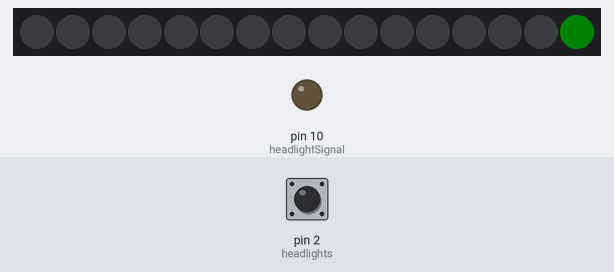
A program run on a simulated Arduino Nano, built with avr-gcc and run on an emulated ATmega328P. Parts: 16 RGB LEDs in strip order, left to right, output pins drawn as LEDs (lit = HIGH). The inputs (shaded band) are chosen by the test bench; at power-on: pin 2 (headlights) HIGH. Dim RGB values are drawn brighter than linear.

Above: at 1.74 s.
3.0 s: pin 2 (headlights) pulled LOW for 0.15 s
At 4.2 s:
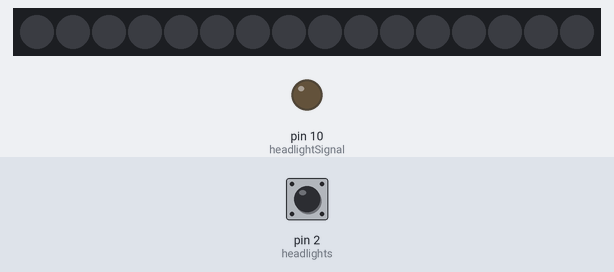
4.6 s: pin 2 (headlights) pulled LOW for 3.2 s
At 5.9 s:
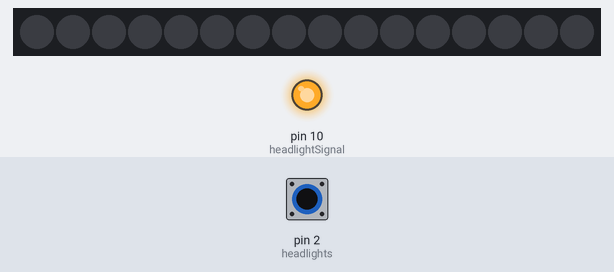
Timing chart, 0 to 9.3 s (numbered marks = the images above; inputs shaded):
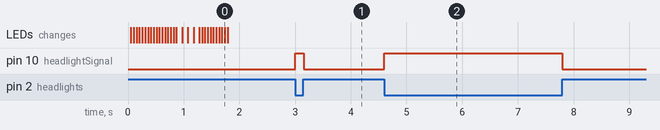

Measured:
- after the input at 3.0 s, pin 10 (headlightSignal): LOW → HIGH at once, → LOW 0.15 s later
- after the input at 4.6 s, pin 10 (headlightSignal): LOW → HIGH at once, → LOW 3.2 s later

The program:

main.cpp
```cpp
//RPM Shift Lights using an MCP2515 CAN bus board.
//Adafruit NeoPixel LED Sticks, two 8-led RGBW warm-white sticks.
//NeoPixel codes is (#,#,#,#,#) = (numberOfLed,Red,Green,Blue,White) numberOfLed = 0-15, Color is in brightness 0-255
//4N25 Opto-coupler input for dimming. 12v on diode side, ground on switch.

#include <arduino.h>
//#include <mcp2515.h> old
#include <mcp_can.h> //library: coryjfowler/mcp_can
#include <SPI.h>
#include <Adafruit_NeoPixel.h>
#include <SoftwareSerial.h>

#define rxPin 4
#define txPin 3

// Set up a new SoftwareSerial object
SoftwareSerial softSerial (rxPin, txPin);

int RPMno = 6000;   //base RPM for LED activation
int vehicleRPM = 0; //rpm value to be provided by CAN bus
int oilTemp = 0; //oil temperature from CAN bus
int coolant = 0; // coolant temperature from CAN bus

//struct can_frame canMsg;  //old
MCP_CAN CAN0(7); // bracketed number is number of CS pin
int ex = 0;
int why = 0;
long unsigned int rxId;
unsigned char len = 0;
unsigned char rxBuf[8];

//NeoPixels
#define PIN 6
#define NUM_LEDS 16
Adafruit_NeoPixel strip = Adafruit_NeoPixel(NUM_LEDS, PIN, NEO_GRBW + NEO_KHZ800);
//full brightness
uint32_t r = strip.Color  (200, 0, 0, 0);
uint32_t g = strip.Color  (0, 180, 0, 0);
uint32_t b = strip.Color  (0, 0, 255, 0);
uint32_t w = strip.Color  (0, 0, 0, 120);
//dimmed
uint32_t rd = strip.Color (8, 0, 0, 0);
uint32_t gd = strip.Color (0, 7, 0, 0);
uint32_t bd = strip.Color (0, 0, 5, 0);
uint32_t wd = strip.Color (0, 0, 0, 3);
//off
uint32_t o = strip.Color   (0, 0, 0, 0);
int ledStatus = 0; //color state of leds
int previousledStatus = 0;
int space = 50; //delay for led startup sequence

//headlight circuit
#define headlights 2
#define headlightSignal 10
bool val = 1;
bool dimmerOutput = 0;


unsigned long millisStart = 0;
unsigned long millisTwo = 0;

void leds();
void ledsDimmed();
void dimmer();
void getMessage();
void ledStartup();

//   _____ ______ _______ _    _ _____
//  / ____|  ____|__   __| |  | |  __ \ '/'
// | (___ | |__     | |  | |  | | |__) |
//  \___ \|  __|    | |  | |  | |  ___/
//  ____) | |____   | |  | |__| | |
// |_____/|______|  |_|   \____/|_|

void setup()
{
  //initiate neopixels
  strip.begin();
  //set strip to nothing, flushes potential random colors
  strip.clear();
  strip.fill(o);
  strip.show();

  ledStartup();

  //assign I/O for headlights
  pinMode(headlights, INPUT_PULLUP); //input from radio wire
  pinMode(headlightSignal, OUTPUT); //output wire to MEGA


  //setup the CANBus module
  //mcp2515.reset();
  //mcp2515.setBitrate(CAN_500KBPS, MCP_16MHZ);
  //mcp2515.setListenOnlyMode();
  if(CAN0.begin(MCP_STDEXT, CAN_500KBPS, MCP_16MHZ) == CAN_OK) Serial.print("MCP2515 Init Okay!!\r\n");
  else Serial.print("MCP2515 Init Failed!!\r\n");
  CAN0.init_Mask(0,0,0x010F0000);                // Init first mask...
  CAN0.init_Filt(0,0,0x140);                // Init first filter...
  CAN0.init_Filt(1,0,0x360);                // Init second filter...

  CAN0.setMode(MCP_NORMAL);         // Change to normal mode to allow messages to be transmitted

  softSerial.begin(9600);
  Serial.begin(9600);

  millisStart = millis();
}


//  _      ____   ____  _____
// | |    / __ \ / __ \|  __ \ '/'
// | |   | |  | | |  | | |__) |
// | |   | |  | | |  | |  ___/
// | |___| |__| | |__| | |
// |______\____/ \____/|_|

void loop()
{
  //get CAN Message
  //if ((mcp2515.readMessage(&canMsg) == MCP2515::ERROR_OK)) {
    getMessage();
  //}
  if(millis() >= millisTwo + 1) {
    strip.clear();
    dimmer();
    if (ledStatus != previousledStatus ) {
      strip.show();
    }
   // if (dimmerOutput == 1) {
   //   digitalWrite(headlightSignal,HIGH);
   // }
   // else {
   //  digitalWrite(headlightSignal,LOW);
   // }
   previousledStatus = ledStatus;
  }

  if (millis() >= millisStart + 200) {
    softSerial.println("<");
    softSerial.println(oilTemp);
    softSerial.println(",");
    softSerial.println(coolant);
    softSerial.println(",");
    softSerial.println(vehicleRPM);
    softSerial.println(">");
    //Serial.println(vehicleRPM);

    millisStart = millis();
  }
  millisTwo = millis();
  //Serial.println(oilTemp);

}


//__      ______ _____ _____
// \ \    / / __ \_   _|  __ \ '/'
//  \ \  / / |  | || | | |  | |
//   \ \/ /| |  | || | | |  | |
//    \  / | |__| || |_| |__| |
//     \/   \____/_____|_____/
//
//            _
//  __ _  ___| |_ _ __ _ __  _ __ ___
// / _` |/ _ \ __| '__| '_ \| '_ ` _ \ '/'
//| (_| |  __/ |_| |  | |_) | | | | | |
// \__, |\___|\__|_|  | .__/|_| |_| |_|
// |___/              |_|

void getMessage (void) {           //formerly getRPM
  CAN0.readMsgBuf(&rxId, &len, rxBuf); // Read data: len = data length, buf = data byte(s)
  if (rxId == 0x140) {
    ex = rxBuf[2];
    why = rxBuf[3];
    vehicleRPM = (why & 0x3f) * 256 + ex;
  }
  if (rxId == 0x360) {
    oilTemp = (rxBuf[2]) - 40;
    coolant = (rxBuf[3]) - 40;
  }


  // if (canMsg.can_id == 0x140) {
  //  ex = canMsg.data[2];
  //  why = canMsg.data[3];
  //  //combine the 2 digit hex for field 2 and field 3 to get decimal rpm
  //  vehicleRPM = (why & 0x3f) * 256 + ex;
  //Serial.print("RPM: ");
  //Serial.println(vehicleRPM);
  //}
  // if (canMsg.can_id == 0x360) {
  //   oilTemp = (canMsg.data[2]) - 40;
  //   coolant = (canMsg.data[3]) - 40;
  //   //Serial.println("Oil:");
  //   //Serial.println(oilTemp);
  //   //Serial.println("Coolant:");
  //   //Serial.println(coolant);
  // }
}

//     _ _
//  __| (_)_ __ ___  _ __ ___   ___ _ __
// / _` | | '_ ` _ \| '_ ` _ \ / _ \ '__|
//| (_| | | | | | | | | | | | |  __/ |
// \__,_|_|_| |_| |_|_| |_| |_|\___|_|

void dimmer (void) {

  val = digitalRead(headlights);
  if (val == HIGH) {
    leds();
    //dimmerOutput = 0;
    digitalWrite(headlightSignal,LOW);
  }
  else {
    ledsDimmed();
    //dimmerOutput = 1;
    digitalWrite(headlightSignal,HIGH);
  }
}


//  _          _
// | | ___  __| |___
// | |/ _ \/ _` / __|
// | |  __/ (_| \__ \ '/'
// |_|\___|\__,_|___/  font = ogre

void leds(void) {

  if (vehicleRPM > 0 && vehicleRPM < (RPMno - 1000) )
  {
    strip.fill(o);
    ledStatus = 0;
  }

  if (vehicleRPM >= (RPMno - 1000) && vehicleRPM < (RPMno - 500) )
  {
    strip.fill(g, 15);
    ledStatus = 15;
  }

  if (vehicleRPM >= (RPMno - 500) && vehicleRPM < RPMno )
  {
    strip.fill(g, 14);
    ledStatus = 14;
  }

  if (vehicleRPM >= (RPMno) && vehicleRPM < (RPMno + 71))
  {
    strip.fill(b, 13);
    ledStatus = 13;
  }

  if (vehicleRPM >= (RPMno + 71) && vehicleRPM < (RPMno + 143))
  {
    strip.fill(b, 12);
    ledStatus = 12;
  }

  if (vehicleRPM >= (RPMno + 143) && vehicleRPM < (RPMno + 214))
  {
    strip.fill(b, 11);
    ledStatus = 11;
  }

  if (vehicleRPM >= (RPMno + 214) && vehicleRPM < (RPMno + 28))
  {
    strip.fill(b, 10);
    ledStatus = 10;
  }

  if (vehicleRPM >= (RPMno + 286) && vehicleRPM < (RPMno + 357))
  {
    strip.fill(b, 9);
    ledStatus = 9;
  }

  if (vehicleRPM >= (RPMno + 357) && vehicleRPM < (RPMno + 429))
  {
    strip.fill(b, 8);
    ledStatus = 8;
  }

  if (vehicleRPM >= (RPMno + 429) && vehicleRPM < (RPMno + 500))
  {
    strip.fill(b, 7);
    ledStatus = 7;
  }

  if (vehicleRPM >= (RPMno + 500) && vehicleRPM < (RPMno + 571))
  {
    strip.fill(b, 6);
    ledStatus = 6;
  }

  if (vehicleRPM >= (RPMno + 571) && vehicleRPM < (RPMno + 643))
  {
    strip.fill(r, 5);
    ledStatus = 5;
  }
  if (vehicleRPM >= (RPMno + 643) && vehicleRPM < (RPMno + 714))
  {
    strip.fill(r, 4);
    ledStatus = 4;
  }

  if (vehicleRPM >= (RPMno + 714) && vehicleRPM < (RPMno + 786))
  {
    strip.fill(r, 3);
    ledStatus = 3;
  }

  if (vehicleRPM >= (RPMno + 786) && vehicleRPM < (RPMno + 857))
  {
    strip.fill(r, 2);
    ledStatus = 2;
  }

  if (vehicleRPM >= (RPMno + 857) && vehicleRPM < (RPMno + 929))
  {
    strip.fill(r, 1);
    ledStatus = 1;
  }

  if (vehicleRPM >= (RPMno + 929) && vehicleRPM < (RPMno + 1000))
  {
    strip.fill(r);
    ledStatus = 16;
  }

  if (vehicleRPM >= (RPMno + 1000) && vehicleRPM < (RPMno + 1500))
  {
    strip.fill(w);
    ledStatus = 17;
  }

  if (vehicleRPM >= (RPMno + 1500) && vehicleRPM < (RPMno + 2000) )
  {
    strip.fill(o);
    ledStatus = 0;
  }

  if (vehicleRPM > 10000)
  {
    strip.fill(o);
    ledStatus = 0;
  }
}

//  _          _        ___ _                              _
// | | ___  __| |___   /   (_)_ __ ___  _ __ ___   ___  __| |
// | |/ _ \/ _` / __| / /\ / | '_ ` _ \| '_ ` _ \ / _ \/ _` |
// | |  __/ (_| \__ \/ /_//| | | | | | | | | | | |  __/ (_| |
// |_|\___|\__,_|___/___,' |_|_| |_| |_|_| |_| |_|\___|\__,_|

void ledsDimmed(void)  {

  if (vehicleRPM > 0 && vehicleRPM < (RPMno - 1000) )
  {
    strip.fill(o);
    ledStatus = 0;
  }

  if (vehicleRPM >= (RPMno - 1000) && vehicleRPM < (RPMno - 500) )
  {
    strip.fill(gd, 15);
    ledStatus = 15;
  }

  if (vehicleRPM >= (RPMno - 500) && vehicleRPM < RPMno )
  {
    strip.fill(gd, 14);
    ledStatus = 14;
  }

  if (vehicleRPM >= (RPMno) && vehicleRPM < (RPMno + 71))
  {
    strip.fill(bd, 13);
    ledStatus = 13;
  }

  if (vehicleRPM >= (RPMno + 71) && vehicleRPM < (RPMno + 143))
  {
    strip.fill(bd, 12);
    ledStatus = 12;
  }

  if (vehicleRPM >= (RPMno + 143) && vehicleRPM < (RPMno + 214))
  {
    strip.fill(bd, 11);
    ledStatus = 11;
  }

  if (vehicleRPM >= (RPMno + 214) && vehicleRPM < (RPMno + 28))
  {
    strip.fill(bd, 10);
    ledStatus = 10;
  }

  if (vehicleRPM >= (RPMno + 286) && vehicleRPM < (RPMno + 357))
  {
    strip.fill(bd, 9);
    ledStatus = 9;
  }

  if (vehicleRPM >= (RPMno + 357) && vehicleRPM < (RPMno + 429))
  {
    strip.fill(bd, 8);
    ledStatus = 8;
  }

  if (vehicleRPM >= (RPMno + 429) && vehicleRPM < (RPMno + 500))
  {
    strip.fill(bd, 7);
    ledStatus = 7;
  }

  if (vehicleRPM >= (RPMno + 500) && vehicleRPM < (RPMno + 571))
  {
    strip.fill(bd, 6);
    ledStatus = 6;
  }

  if (vehicleRPM >= (RPMno + 571) && vehicleRPM < (RPMno + 643))
  {
    strip.fill(rd, 5);
    ledStatus = 5;
  }
  if (vehicleRPM >= (RPMno + 643) && vehicleRPM < (RPMno + 714))
  {
    strip.fill(rd, 4);
    ledStatus = 4;
  }

  if (vehicleRPM >= (RPMno + 714) && vehicleRPM < (RPMno + 786))
  {
    strip.fill(rd, 3);
    ledStatus = 3;
  }

  if (vehicleRPM >= (RPMno + 786) && vehicleRPM < (RPMno + 857))
  {
    strip.fill(rd, 2);
    ledStatus = 2;
  }

  if (vehicleRPM >= (RPMno + 857) && vehicleRPM < (RPMno + 929))
  {
    strip.fill(rd, 1);
    ledStatus = 1;
  }

  if (vehicleRPM >= (RPMno + 929) && vehicleRPM < (RPMno + 1000))
  {
    strip.fill(rd);
    ledStatus = 16;
  }

  if (vehicleRPM >= (RPMno + 1000) && vehicleRPM < (RPMno + 1500))
  {
    strip.fill(wd);
    ledStatus = 17;
  }

  if (vehicleRPM >= (RPMno + 1500) && vehicleRPM < (RPMno + 2000) )
  {
    strip.fill(o);
    ledStatus = 0;
  }

  if (vehicleRPM > 10000)
  {
    strip.fill(o);
    ledStatus = 0;
  }
}

//  _          _      __ _             _
// | | ___  __| |___ / _\ |_ __ _ _ __| |_ _   _ _ __
// | |/ _ \/ _` / __|\ \| __/ _` | '__| __| | | | '_ \ '/'
// | |  __/ (_| \__ \_\ \ || (_| | |  | |_| |_| | |_) |
// |_|\___|\__,_|___/\__/\__\__,_|_|   \__|\__,_| .__/
//                                             |_|
void ledStartup(void)
{
  strip.fill(o);
  strip.show();
  delay(space);

  strip.fill(gd, 15);
  strip.show();
  delay(space);

  strip.fill(gd, 14);
  strip.show();
  delay(space);

  strip.fill(bd, 13);
  strip.show();
  delay(space);

  strip.fill(bd, 12);
  strip.show();
  delay(space);

  strip.fill(bd, 11);
  strip.show();
  delay(space);

  strip.fill(bd, 10);
  strip.show();
  delay(space);

  strip.fill(bd, 9);
  strip.show();
  delay(space);

  strip.fill(bd, 8);
  strip.show();
  delay(space);

  strip.fill(bd, 7);
  strip.show();
  delay(space);

  strip.fill(bd, 6);
  strip.show();
  delay(space);

  strip.fill(rd, 5);
  strip.show();
  delay(space);

  strip.fill(rd, 4);
  strip.show();
  delay(space);

  strip.fill(rd, 3);
  strip.show();
  delay(space);

  strip.fill(rd, 2);
  strip.show();
  delay(space);

  strip.fill(rd, 1);
  strip.show();
  delay(space);

  strip.fill(rd);
  strip.show();
  delay(space);
  //---------------------------
  strip.fill(wd);
  strip.show();
  delay(space * 2);
  //----------------------------
  strip.clear();
  strip.fill(rd);
  strip.show();
  delay(space);

  strip.fill(rd, 1);
  strip.show();
  delay(space);

  strip.clear();
  strip.fill(rd, 2);
  strip.show();
  delay(space);

  strip.fill(rd, 3);
  strip.show();
  delay(space);

  strip.clear();
  strip.fill(rd, 4);
  strip.show();
  delay(space);

  strip.fill(rd, 5);
  strip.show();
  delay(space);

  strip.clear();
  strip.fill(bd, 6);
  strip.show();
  delay(space);

  strip.clear();
  strip.fill(bd, 7);
  strip.show();
  delay(space);

  strip.clear();
  strip.fill(bd, 8);
  strip.show();
  delay(space);

  strip.clear();
  strip.fill(bd, 9);
  strip.show();
  delay(space);

  strip.clear();
  strip.fill(bd, 10);
  strip.show();
  delay(space);

  strip.clear();
  strip.fill(bd, 11);
  strip.show();
  delay(space);

  strip.clear();
  strip.fill(bd, 12);
  strip.show();
  delay(space);

  strip.clear();
  strip.fill(bd, 13);
  strip.show();
  delay(space);

  strip.clear();
  strip.fill(gd, 14);
  strip.show();
  delay(space);

  strip.clear();
  strip.fill(gd, 15);
  strip.show();
  delay(space);

  strip.fill(o);
  strip.show();
}
```
